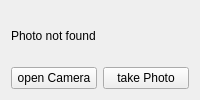
      <widget class="QWidget" name="Photos_01">
       <attribute name="title">
        <string>Photo1</string>
       </attribute>
       <layout class="QGridLayout" name="gridLayout_8">
        <item row="0" column="0">
         <widget class="QLabel" name="Photo_Widget_01">
          <property name="sizePolicy">
           <sizepolicy hsizetype="Fixed" vsizetype="Fixed">
            <horstretch>0</horstretch>
            <verstretch>0</verstretch>
           </sizepolicy>
          </property>
          <property name="maximumSize">
           <size>
            <width>640</width>
            <height>480</height>
           </size>
          </property>
          <property name="autoFillBackground">
           <bool>true</bool>
          </property>
          <property name="text">
           <string>Photo not found</string>
          </property>
         </widget>
        </item>
        <item row="1" column="0">
         <widget class="QPushButton" name="startCamera1">
          <property name="maximumSize">
           <size>
            <width>150</width>
            <height>16777215</height>
           </size>
          </property>
          <property name="text">
           <string>open Camera</string>
          </property>
          <property name="icon">
           <iconset>
            <normaloff>../../../../PC18-26 Carnegie Library Lambeth/Mapping/Templates/camara_foto.png</normaloff>../../../../PC18-26 Carnegie Library Lambeth/Mapping/Templates/camara_foto.png</iconset>
          </property>
          <property name="checkable">
           <bool>true</bool>
          </property>
          <property name="autoDefault">
           <bool>false</bool>
          </property>
          <property name="default">
           <bool>false</bool>
          </property>
         </widget>
        </item>
        <item row="1" column="1">
         <widget class="QPushButton" name="getPhoto1">
          <property name="maximumSize">
           <size>
            <width>150</width>
            <height>16777215</height>
           </size>
          </property>
          <property name="text">
           <string>take Photo</string>
          </property>
          <property name="icon">
           <iconset>
            <normaloff>../../../../PC18-26 Carnegie Library Lambeth/Mapping/Templates/take-photo-icon-21.jpg</normaloff>../../../../PC18-26 Carnegie Library Lambeth/Mapping/Templates/take-photo-icon-21.jpg</iconset>
          </property>
          <property name="checkable">
           <bool>false</bool>
          </property>
          <property name="autoDefault">
           <bool>false</bool>
          </property>
         </widget>
        </item>
       </layout>
      </widget>
